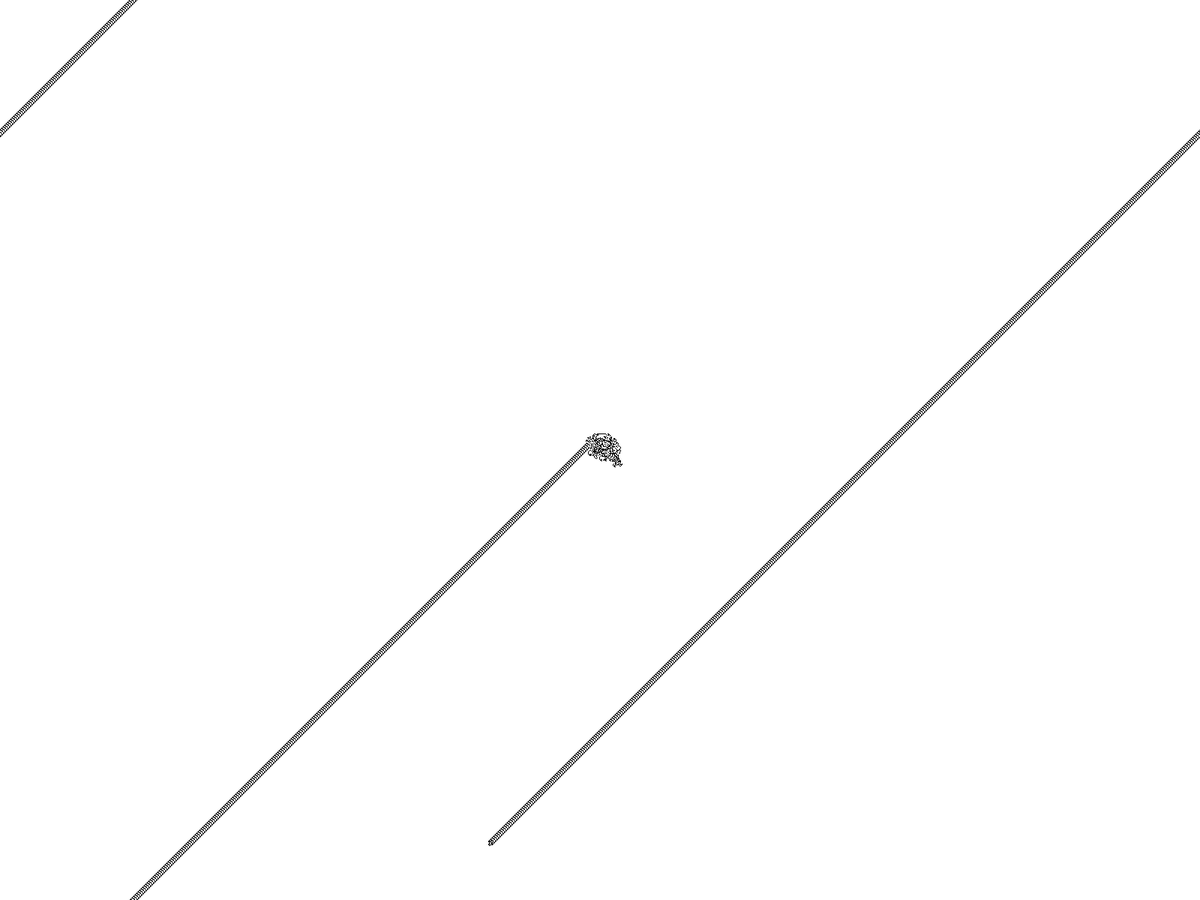
Frame 1 (no input)
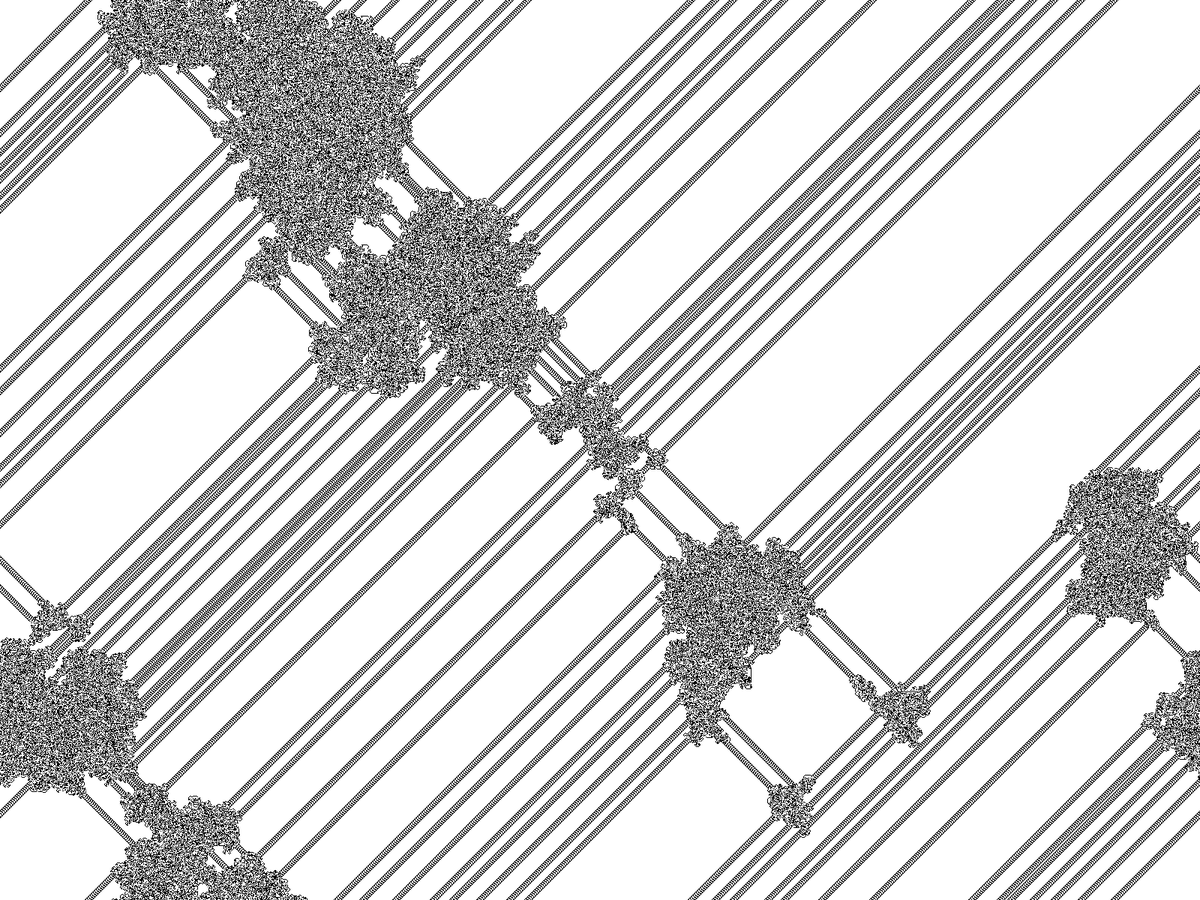
Frame 60 (the mouse pressed at the canvas centre just before this capture)
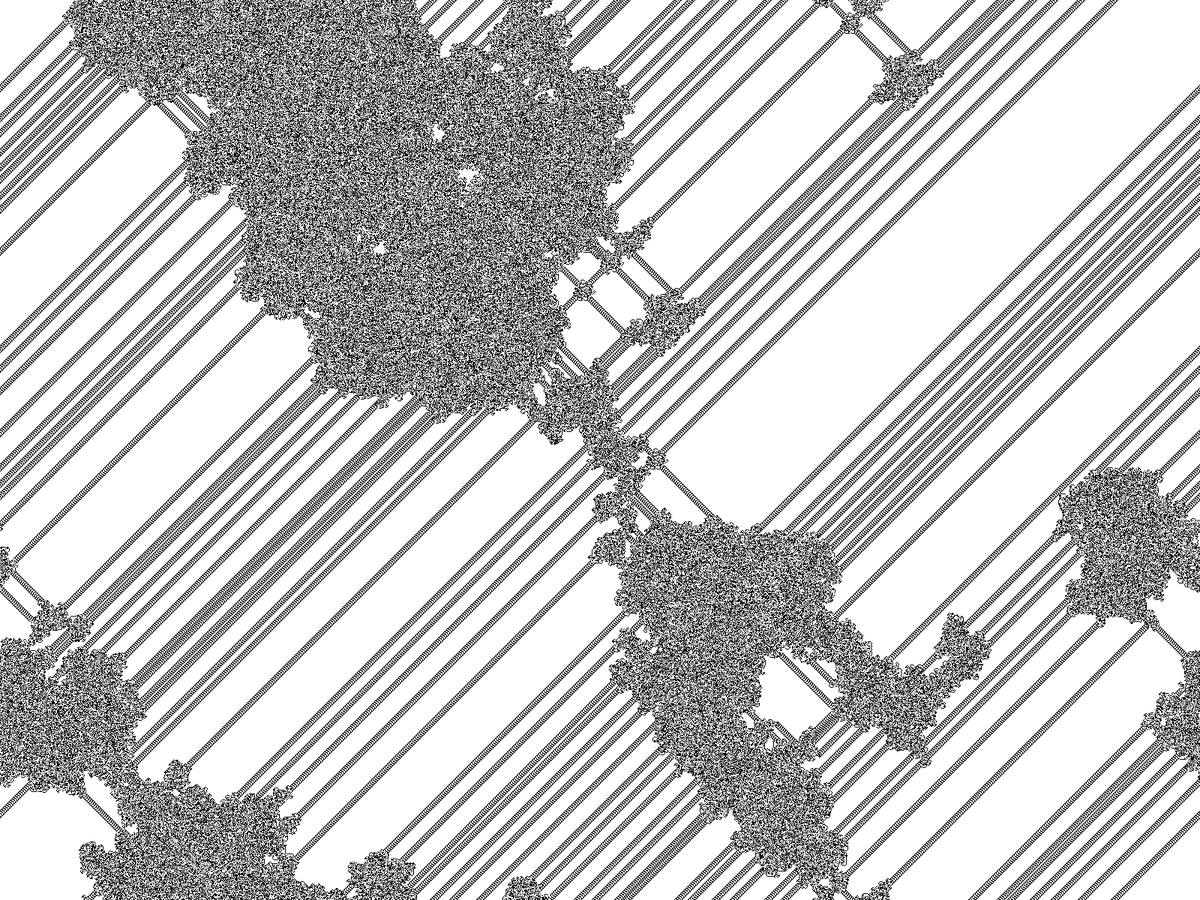
Frame 120 (the mouse held since frame 60 and released just before this capture)

The Processing sketch that drew these frames (run headless with seeded random() and noise(); from frame 60 on, the mouse is pressed at the canvas centre):

// Processing sketch: Langtonsant
// ── Langtonsant.pde
/*
   Viraj Bhartiya
   Code Freak
   FireWorks
   
*/

int[][] grid;
int x;
int y;
int dir;

int ANTUP = 0;
int ANTRIGHT = 1;
int ANTDOWN = 2;
int ANTLEFT = 3;


PImage ant;


void setup() {
  //size(400, 400);
  fullScreen();
  grid = new int[width][height];
  ant = createImage(width,height,RGB);
  ant.loadPixels();
  for (int i = 0; i < ant.pixels.length; i++) {
    ant.pixels[i] = color(255);
  }
  ant.updatePixels();
  x = width/2;
  y = height/2;
  dir = ANTUP;
}

void turnRight() {
  dir++;
  if (dir > ANTLEFT) {
    dir = ANTUP;
  }
}

void turnLeft() {
  dir--;
  if (dir < ANTUP) {
    dir = ANTLEFT;
  }
}

void moveForward() {
  if (dir == ANTUP) {
    y--;
  } else if (dir == ANTRIGHT) {
    x++;
  } else if (dir == ANTDOWN) {
    y++;
  } else if (dir == ANTLEFT) {
    x--;
  }

  if (x > width-1) {
    x = 0;
  } else if (x < 0) {
    x = width-1;
  }
  if (y > height-1) {
    y = 0;
  } else if (y < 0) {
    y = height-1;
  }
}


void draw() {
  background(255);

  ant.loadPixels();
  for (int n = 0; n < 100000; n++) {
    int state = grid[x][y];
    if (state == 0) {
      turnRight();
      grid[x][y] = 1;
    } else if (state == 1) {
      turnLeft();
      grid[x][y] = 0;
    }
    color col = color(955,1055,500,800);
    if (grid[x][y] == 1) {
      col = color(0);
    }
    int pix = x + y * ant.width;
    ant.pixels[pix] = col;
    moveForward();
  }
  ant.updatePixels();


  image(ant,0,0);
  
  if(key == ' ')exit();
 
}
